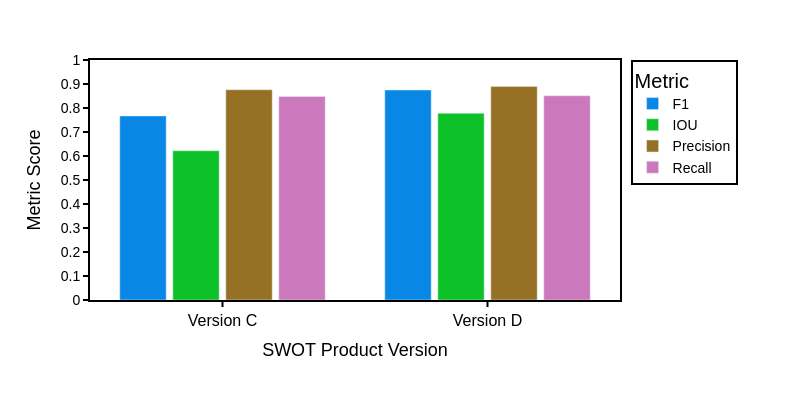

Notebook code cell kept with this figure:
### Code cell
import plotly.graph_objects as go

# Prepare data - pivot so metrics are columns
plot_data = version_results.reset_index().pivot(index="Version", columns="Metric", values="B2")


# Create grouped bar chart
fig = go.Figure()

for metric in ["f1", "iou", "precision", "recall"]:
    fig.add_trace(
        go.Bar(
            name=metric.upper() if metric == "iou" else metric.capitalize(),
            x=plot_data.index,
            y=plot_data[metric],
            marker_color=colors[metric],
            width=0.175,
        )
    )

# Publication-ready layout
fig.update_layout(
    xaxis_title="SWOT Product Version",
    yaxis_title="Metric Score",
    barmode="group",
    plot_bgcolor="white",
    paper_bgcolor="white",
    font={"family": "Arial, sans-serif", "size": 20, "color": "black"},
    legend={
        "title": {"text": "Metric", "font": {"size": 20}},
        "x": 1.02,
        "y": 1,
        "xanchor": "left",
        "yanchor": "top",
        "bgcolor": "rgba(255, 255, 255, 0.9)",
        "bordercolor": "black",
        "borderwidth": 2,
        "font": {"size": 14},
    },
    width=800,
    height=400,
    margin={"t": 60, "b": 100, "l": 90, "r": 180},
)

# Configure axes
fig.update_xaxes(
    title_font={"size": 18},
    showgrid=False,
    showline=True,
    linewidth=2,
    linecolor="black",
    mirror=True,
    ticks="outside",
    tickwidth=2,
    tickcolor="black",
    tickfont={"size": 16},
)

fig.update_yaxes(
    title_font={"size": 18},
    range=[0, 1.0],
    showgrid=False,
    gridwidth=1,
    gridcolor="lightgray",
    showline=True,
    linewidth=2,
    linecolor="black",
    mirror=True,
    ticks="outside",
    tickwidth=2,
    tickcolor="black",
    tickfont={"size": 14},
    tickmode="linear",
    tick0=0.0,
    dtick=0.1,
)

fig

### Figure 1 — Plotly figure (JSON) as saved in the notebook; plotly's stock layout.template omitted (floating-point values rounded to 4 significant figures)
{"data": [{"marker": {"color": "#0987E7"}, "name": "F1", "type": "bar", "width": 0.175, "x": ["Version C", "Version D"], "y": [0.767, 0.875]}, {"marker": {"color": "#0CC228"}, "name": "IOU", "type": "bar", "width": 0.175, "x": ["Version C", "Version D"], "y": [0.622, 0.778]}, {"marker": {"color": "#967024"}, "name": "Precision", "type": "bar", "width": 0.175, "x": ["Version C", "Version D"], "y": [0.876, 0.89]}, {"marker": {"color": "#CC78BC"}, "name": "Recall", "type": "bar", "width": 0.175, "x": ["Version C", "Version D"], "y": [0.848, 0.851]}], "layout": {"barmode": "group", "font": {"color": "black", "family": "Arial, sans-serif", "size": 20}, "height": 400, "legend": {"bgcolor": "rgba(255, 255, 255, 0.9)", "bordercolor": "black", "borderwidth": 2, "font": {"size": 14}, "title": {"font": {"size": 20}, "text": "Metric"}, "x": 1.02, "xanchor": "left", "y": 1, "yanchor": "top"}, "margin": {"b": 100, "l": 90, "r": 180, "t": 60}, "paper_bgcolor": "white", "plot_bgcolor": "white", "width": 800, "xaxis": {"linecolor": "black", "linewidth": 2, "mirror": true, "showgrid": false, "showline": true, "tickcolor": "black", "tickfont": {"size": 16}, "ticks": "outside", "tickwidth": 2, "title": {"font": {"size": 18}, "text": "SWOT Product Version"}}, "yaxis": {"dtick": 0.1, "gridcolor": "lightgray", "gridwidth": 1, "linecolor": "black", "linewidth": 2, "mirror": true, "range": [0, 1], "showgrid": false, "showline": true, "tick0": 0, "tickcolor": "black", "tickfont": {"size": 14}, "tickmode": "linear", "ticks": "outside", "tickwidth": 2, "title": {"font": {"size": 18}, "text": "Metric Score"}}}}
